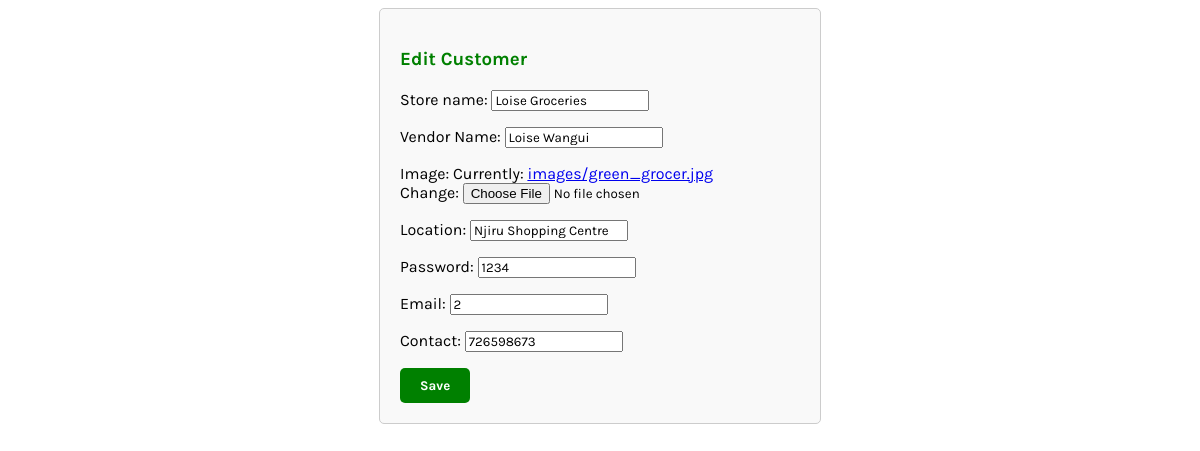
Screenshot of /vendor_Details/vendors/edit/9/ with the database file from the repository.
### vendor_Details/models.py (models this page shows, shortened)
class Vendor(models.Model):
    store_name = models.CharField(max_length=50)
    vendor_Name = models.CharField(max_length=32, default="")
    image = models.ImageField(upload_to= 'images/')
    location = models.CharField(max_length=50)
    password = models.CharField(max_length=18)
    email = models.CharField(max_length=32)
    contact = models.PositiveIntegerField()
    date_created = models.DateTimeField(auto_now_add=True)
    date_updated = models.DateTimeField(auto_now=True)

### vendor_Details/views.py (the view)
# urls.py: path("vendors/edit/<int:id>/", edit_vendor, name='vendor_edit_view')
def edit_vendor(request, id):
    product = Vendor.objects.get(id = id)
    if request.method == 'POST':
        form = VendorUploadForm(request.POST, instance=product)
        if form.is_valid():
            form.save()
            return redirect('vendor_details_view', id=product.id)
    else:
        form=VendorUploadForm(instance=product)
        return render (request, 'vendor_Details/edit_vendor.html', {"form":form})

### vendor_Details/forms.py
class VendorUploadForm(forms.ModelForm):
    class Meta:
        model = Vendor
        fields = "__all__"           #renders all attributes

### templates/vendor_Details/edit_vendor.html (shortened to what this page needs)
<!DOCTYPE html>
<html lang="en">
<head>
    {%load static%}
    <link rel="stylesheet" type="text/css" href="{% static 'css/edit_customer.css' %}">
</head>
<body>
    <div class="edit-customer-container">
        <h3 class="edit-customer-heading">Edit Customer</h3>
        <form method="POST" class="upload_form" enctype="multipart/form-data">
            {{ form.as_p }}
            <button type="submit" class="save-button">Save</button>
        </form>
    </div>
</body>
</html>

### static/css/edit_customer.css (style rules this page uses)
* { font-family: 'Karla', sans-serif; }
.edit-customer-container { max-width: 400px; margin: 0 auto; padding: 20px; border: 1px solid #ccc; border-radius: 5px; background-color: #f9f9f9; }
.edit-customer-heading { color: green; margin-bottom: 20px; }
.save-button { background-color: green; color: white; border: none; padding: 10px 20px; cursor: pointer; border-radius: 5px; font-weight: bold; transition: background-color 0.3s ease; }

### rows the page displays
Vendor: store_name "Loise Groceries", vendor_Name "Loise Wangui", location "Njiru Shopping Centre", password "1234", email "2", contact "726598673"
